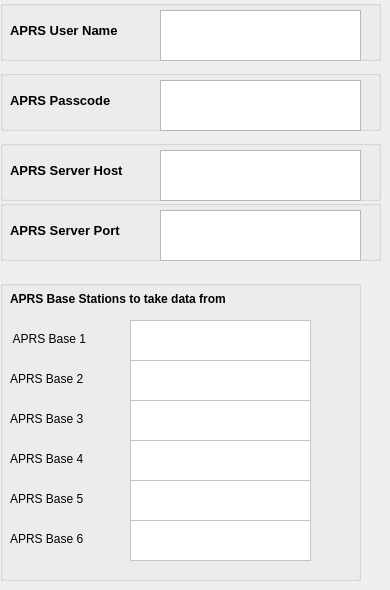
        <widget class="QWidget" name="APRSConfig">
         <attribute name="title">
          <string>APRS Setup</string>
         </attribute>
         <widget class="QGroupBox" name="APRSUserNameBox">
          <property name="geometry">
           <rect>
            <x>0</x>
            <y>0</y>
            <width>381</width>
            <height>61</height>
           </rect>
          </property>
          <property name="toolTip">
           <string>&lt;html&gt;&lt;head/&gt;&lt;body&gt;&lt;p&gt;Get your own Username and Passcode from http://www.george-smart.co.uk/wiki/APRS_Callpass&lt;/p&gt;&lt;/body&gt;&lt;/html&gt;</string>
          </property>
          <property name="title">
           <string/>
          </property>
          <widget class="QLabel" name="APRSUserLabel">
           <property name="geometry">
            <rect>
             <x>10</x>
             <y>20</y>
             <width>151</width>
             <height>20</height>
            </rect>
           </property>
           <property name="font">
            <font>
             <pointsize>10</pointsize>
             <weight>75</weight>
             <bold>true</bold>
            </font>
           </property>
           <property name="text">
            <string>APRS User Name</string>
           </property>
          </widget>
          <widget class="QTextEdit" name="APRSUser">
           <property name="geometry">
            <rect>
             <x>160</x>
             <y>10</y>
             <width>201</width>
             <height>51</height>
            </rect>
           </property>
          </widget>
         </widget>
         <widget class="QGroupBox" name="APRSPasscodeBox">
          <property name="geometry">
           <rect>
            <x>0</x>
            <y>70</y>
            <width>381</width>
            <height>61</height>
           </rect>
          </property>
          <property name="toolTip">
           <string>&lt;html&gt;&lt;head/&gt;&lt;body&gt;&lt;p&gt;Get your own Username and Passcode from http://www.george-smart.co.uk/wiki/APRS_Callpass&lt;/p&gt;&lt;/body&gt;&lt;/html&gt;</string>
          </property>
          <property name="title">
           <string/>
          </property>
          <widget class="QLabel" name="APRSPasscodeLabel">
           <property name="geometry">
            <rect>
             <x>10</x>
             <y>20</y>
             <width>151</width>
             <height>20</height>
            </rect>
           </property>
           <property name="font">
            <font>
             <pointsize>10</pointsize>
             <weight>75</weight>
             <bold>true</bold>
            </font>
           </property>
           <property name="text">
            <string>APRS Passcode</string>
           </property>
          </widget>
          <widget class="QTextEdit" name="APRSPasscode">
           <property name="geometry">
            <rect>
             <x>160</x>
             <y>10</y>
             <width>201</width>
             <height>51</height>
            </rect>
           </property>
          </widget>
         </widget>
         <widget class="QGroupBox" name="APRSServerHostBox">
          <property name="geometry">
           <rect>
            <x>0</x>
            <y>140</y>
            <width>381</width>
            <height>61</height>
           </rect>
          </property>
          <property name="title">
           <string/>
          </property>
          <widget class="QLabel" name="APRSServerHostLabel">
           <property name="geometry">
            <rect>
             <x>10</x>
             <y>20</y>
             <width>151</width>
             <height>20</height>
            </rect>
           </property>
           <property name="font">
            <font>
             <pointsize>10</pointsize>
             <weight>75</weight>
             <bold>true</bold>
            </font>
           </property>
           <property name="text">
            <string>APRS Server Host</string>
           </property>
          </widget>
          <widget class="QTextEdit" name="APRSServerHostName">
           <property name="geometry">
            <rect>
             <x>160</x>
             <y>10</y>
             <width>201</width>
             <height>51</height>
            </rect>
           </property>
          </widget>
         </widget>
         <widget class="QGroupBox" name="APRSServerPortBox">
          <property name="geometry">
           <rect>
            <x>0</x>
            <y>200</y>
            <width>381</width>
            <height>61</height>
           </rect>
          </property>
          <property name="title">
           <string/>
          </property>
          <widget class="QLabel" name="APRSServerPortLabel">
           <property name="geometry">
            <rect>
             <x>10</x>
             <y>20</y>
             <width>151</width>
             <height>20</height>
            </rect>
           </property>
           <property name="font">
            <font>
             <pointsize>10</pointsize>
             <weight>75</weight>
             <bold>true</bold>
            </font>
           </property>
           <property name="text">
            <string>APRS Server Port</string>
           </property>
          </widget>
          <widget class="QTextEdit" name="APRSServerPort">
           <property name="geometry">
            <rect>
             <x>160</x>
             <y>10</y>
             <width>201</width>
             <height>51</height>
            </rect>
           </property>
          </widget>
         </widget>
         <widget class="QGroupBox" name="APRSBaseListBox">
          <property name="geometry">
           <rect>
            <x>0</x>
            <y>280</y>
            <width>361</width>
            <height>301</height>
           </rect>
          </property>
          <property name="toolTip">
           <string>&lt;html&gt;&lt;head/&gt;&lt;body&gt;&lt;p&gt;List of APRS base stations to take data from&lt;/p&gt;&lt;/body&gt;&lt;/html&gt;</string>
          </property>
          <property name="styleSheet">
           <string notr="true"/>
          </property>
          <property name="title">
           <string/>
          </property>
          <widget class="QLabel" name="APRSBase1Label">
           <property name="geometry">
            <rect>
             <x>10</x>
             <y>50</y>
             <width>121</width>
             <height>17</height>
            </rect>
           </property>
           <property name="text">
            <string> APRS Base 1</string>
           </property>
          </widget>
          <widget class="QTextEdit" name="APRSBase1Edit">
           <property name="geometry">
            <rect>
             <x>130</x>
             <y>40</y>
             <width>181</width>
             <height>41</height>
            </rect>
           </property>
           <property name="styleSheet">
            <string notr="true">background-color: rgb(255, 255, 255);</string>
           </property>
          </widget>
          <widget class="QLabel" name="APRSBase2Label">
           <property name="geometry">
            <rect>
             <x>10</x>
             <y>90</y>
             <width>81</width>
             <height>17</height>
            </rect>
           </property>
           <property name="text">
            <string>APRS Base 2</string>
           </property>
          </widget>
          <widget class="QTextEdit" name="APRSBase2Edit">
           <property name="geometry">
            <rect>
             <x>130</x>
             <y>80</y>
             <width>181</width>
             <height>41</height>
            </rect>
           </property>
           <property name="styleSheet">
            <string notr="true">background-color: rgb(255, 255, 255);</string>
           </property>
          </widget>
          <widget class="QTextEdit" name="APRSBase3Edit">
           <property name="geometry">
            <rect>
             <x>130</x>
             <y>120</y>
             <width>181</width>
             <height>41</height>
            </rect>
           </property>
           <property name="styleSheet">
            <string notr="true">background-color: rgb(255, 255, 255);</string>
           </property>
          </widget>
          <widget class="QLabel" name="APRSBase3Label">
           <property name="geometry">
            <rect>
             <x>10</x>
             <y>130</y>
             <width>101</width>
             <height>17</height>
            </rect>
           </property>
           <property name="text">
            <string>APRS Base 3</string>
           </property>
          </widget>
          <widget class="QLabel" name="APRSBase4Label">
           <property name="geometry">
            <rect>
             <x>10</x>
             <y>170</y>
             <width>81</width>
             <height>17</height>
            </rect>
           </property>
           <property name="text">
            <string>APRS Base 4</string>
           </property>
          </widget>
          <widget class="QTextEdit" name="APRSBase4Edit">
           <property name="geometry">
            <rect>
             <x>130</x>
             <y>160</y>
             <width>181</width>
             <height>41</height>
            </rect>
           </property>
           <property name="styleSheet">
            <string notr="true">background-color: rgb(255, 255, 255);</string>
           </property>
          </widget>
          <widget class="QLabel" name="APRSBaseLabel">
           <property name="geometry">
            <rect>
             <x>10</x>
             <y>10</y>
             <width>281</width>
             <height>17</height>
            </rect>
           </property>
           <property name="font">
            <font>
             <weight>75</weight>
             <bold>true</bold>
            </font>
           </property>
           <property name="toolTip">
            <string>&lt;html&gt;&lt;head/&gt;&lt;body&gt;&lt;p&gt;Specify 1-5 APRS Base Station names to be used for receiving Flarm signals&lt;/p&gt;&lt;/body&gt;&lt;/html&gt;</string>
           </property>
           <property name="text">
            <string>APRS Base Stations to take data from</string>
           </property>
          </widget>
          <widget class="QTextEdit" name="APRSBase5Edit">
           <property name="geometry">
            <rect>
             <x>130</x>
             <y>200</y>
             <width>181</width>
             <height>41</height>
            </rect>
           </property>
           <property name="styleSheet">
            <string notr="true">background-color: rgb(255, 255, 255);</string>
           </property>
          </widget>
          <widget class="QLabel" name="APRSBase5Label">
           <property name="geometry">
            <rect>
             <x>10</x>
             <y>210</y>
             <width>81</width>
             <height>17</height>
            </rect>
           </property>
           <property name="text">
            <string>APRS Base 5</string>
           </property>
          </widget>
          <widget class="QTextEdit" name="APRSBase6Edit">
           <property name="geometry">
            <rect>
             <x>130</x>
             <y>240</y>
             <width>181</width>
             <height>41</height>
            </rect>
           </property>
           <property name="styleSheet">
            <string notr="true">background-color: rgb(255, 255, 255);</string>
           </property>
          </widget>
          <widget class="QLabel" name="APRSBase6Label">
           <property name="geometry">
            <rect>
             <x>10</x>
             <y>250</y>
             <width>81</width>
             <height>17</height>
            </rect>
           </property>
           <property name="text">
            <string>APRS Base 6</string>
           </property>
          </widget>
         </widget>
        </widget>
